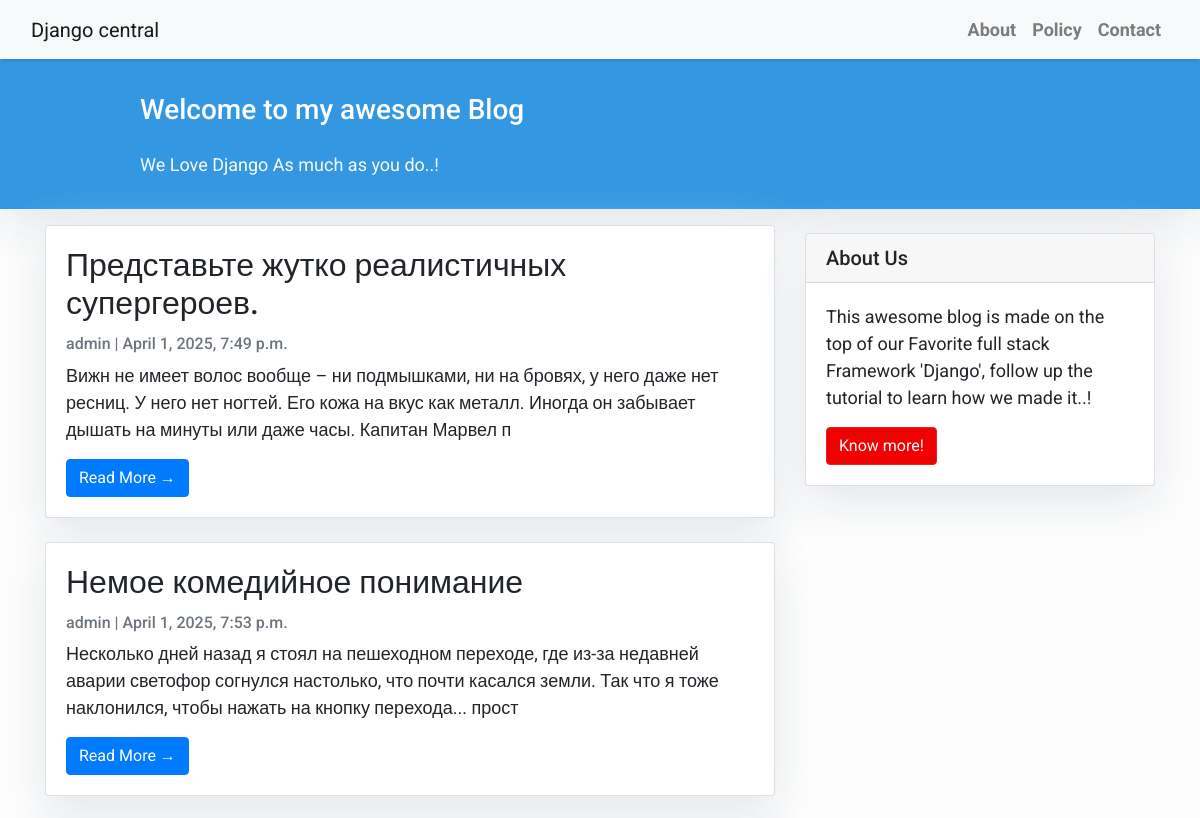
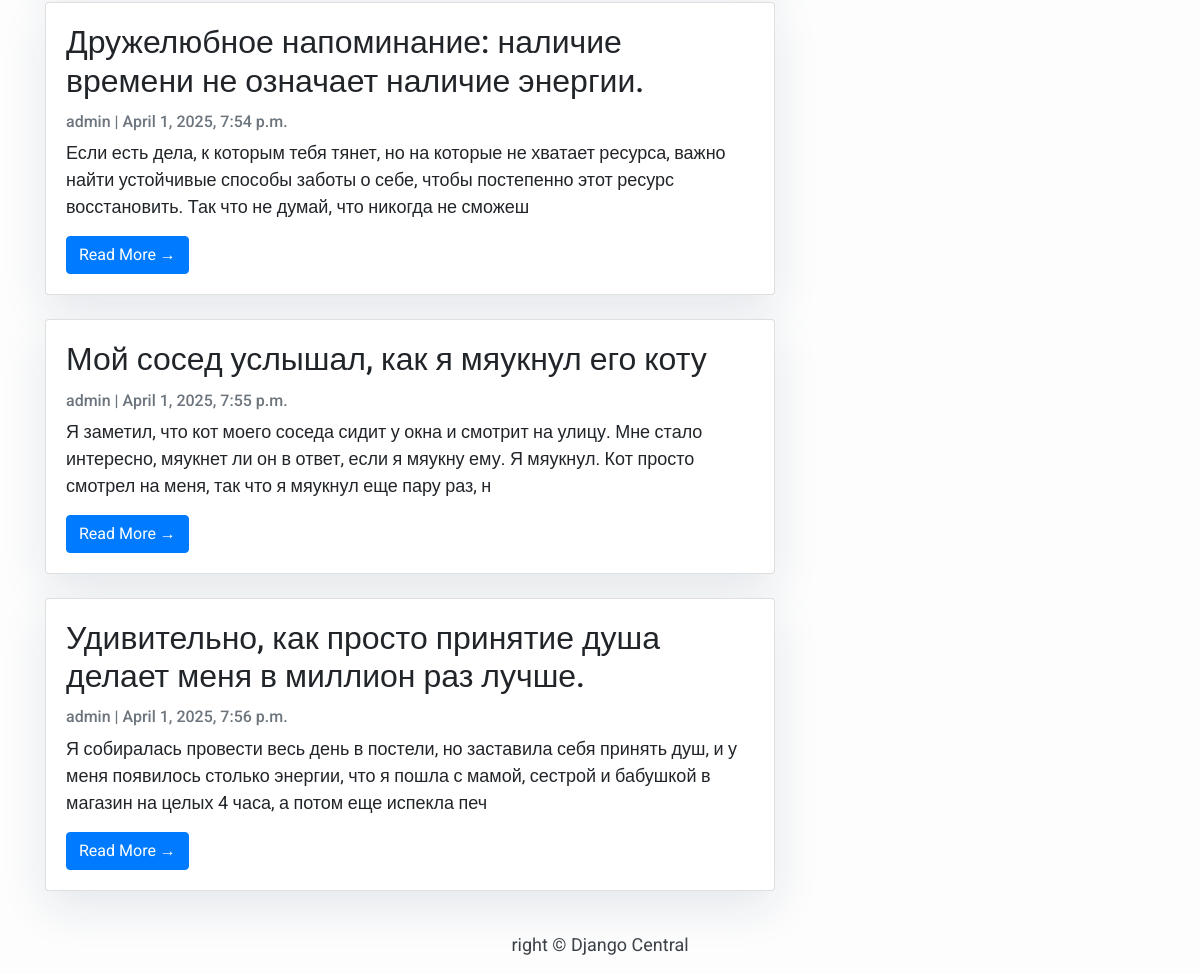
The page / on the database its author committed (2 pictures, top to bottom).
### blog/models.py (models this page shows, shortened)
class Post(models.Model):
    title = models.CharField(max_length=200, unique=True)
    slug = models.SlugField(max_length=200, unique=True)
    author = models.ForeignKey(User, on_delete= models.CASCADE,related_name='blog_posts')
    updated_on = models.DateTimeField(auto_now= True)
    content = models.TextField()
    created_on = models.DateTimeField(auto_now_add=True)
    status = models.IntegerField(choices=STATUS, default=0)
    class Meta:
        ordering = ['-created_on']

### blog/views.py (the view)
# urls.py: path('', views.PostList.as_view(), name='home'),
class PostList(generic.ListView):
    queryset = Post.objects.filter(status=1).order_by('created_on')
    template_name = 'index.html'

### blog/templates/index.html (shortened to what this page needs)
{% extends "base.html" %}
{% block content %}
<header class="masthead">
    <div class="container">
        <div class="row">
            <div class=" col-md-8 col-md-10 mx-auto">
                <div class="site-heading">
                    <h3 class=" site-heading my-4 mt-3 text-white"> Welcome to my awesome Blog </h3>
                    <p class="text-light">We Love Django As much as you do..! &nbsp
                    </p>
                </div>
            </div>
        </div>
    </div>
</header>
<div class="container">
    <div class="row">
        <div class="col-md-8 mt-3 left">
            {% for post in post_list %}
            <div class="card mb-4">
                <div class="card-body">
                    <h2 class="card-title">{{ post.title }}</h2>
                    <p class="card-text text-muted h6">{{ post.author }} | {{ post.created_on}} </p>
                    <p class="card-text">{{post.content|slice:":200" }}</p>
                    <a href="{% url 'post_detail' post.slug  %}" class="btn btn-primary">Read More &rarr;</a>
                </div>
            </div>
            {% endfor %}
        </div>
        {% block sidebar %} {% include 'sidebar.html' %} {% endblock sidebar %}
    </div>
</div>
{%endblock%}

### blog/templates/base.html (shortened to what this page needs)
<!DOCTYPE html>
<html>
    <head>
        <link rel="stylesheet" href="https://maxcdn.bootstrapcdn.com/bootstrap/4.0.0/css/bootstrap.min.css"
 />
    </head>
    <body>
        <nav class="navbar navbar-expand-lg navbar-light bg-light shadow" id="mainNav">
            <div class="container-fluid">
                <a class="navbar-brand" href="{% url 'home' %}">Django central</a>
                <div class="collapse navbar-collapse" id="navbarResponsive">
                    <ul class="navbar-nav ml-auto">
                        <li class="nav-item text-black">
                            <a class="nav-link text-black font-weight-bold" href="#">About</a>
                        </li>
                        <li class="nav-item text-black">
                            <a class="nav-link text-black font-weight-bold" href="#">Policy</a>
                        </li>
                        <li class="nav-item text-black">
                            <a class="nav-link text-black font-weight-bold" href="#">Contact</a>
                        </li>
                    </ul>
                </div>
            </div>
        </nav>
        {% block content %}{% endblock content %}
        <footer class="py-3 bg-grey">
            <p class="m-0 text-dark text-center ">right &copy; Django Central</p>
        </footer>
    </body>
</html>

### blog/templates/sidebar.html (shortened to what this page needs)
{% block sidebar %}
<div class="col-md-4 float-right ">
<div class="card my-4">
        <h5 class="card-header">About Us</h5>
    <div class="card-body">
        <p class="card-text"> This awesome blog is made on the top of our Favorite full stack Framework 'Django', follow up the tutorial to learn how we made it..!</p>
        <a href="https://djangocentral.com/building-a-blog-application-with-django" class="btn btn-danger">Know more!</a>
    </div>
</div>
</div>
{% endblock sidebar %}

### blog/templates/base.html (style rules this page uses)
body { font-family: "Roboto", sans-serif; font-size: 17px; background-color: #fdfdfd; }
.shadow { box-shadow: 0 4px 2px -2px rgba(0, 0, 0, 0.1); }
.btn-danger { color: #fff; background-color: #f00000; border-color: #dc281e; }
.masthead { background: #3398E1; height: auto; padding-bottom: 15px; box-shadow: 0 16px 48px #E3E7EB; padding-top: 10px; }

### blog/templates/index.html (style rules this page uses)
body { font-family: "Roboto", sans-serif; font-size: 18px; background-color: #fdfdfd; }
.card { box-shadow: 0 16px 48px #E3E7EB; }

### blog/templates/sidebar.html (style rules this page uses)
.card { box-shadow: 0 16px 48px #E3E7EB; }

### rows shown on the page
Post: title "Представьте жутко реалистичных супергероев.", author "admin", created_on "April 1, 2025, 7:49 p.m.", content "Вижн не имеет волос вообще – ни подмышками, ни на бровях, у него даже нет ресниц. У него нет ногтей. Его кожа на вкус как металл. Иногда он забывает дышать на минуты или даже часы. Капитан Марвел п"
Post: title "Немое комедийное понимание", author "admin", created_on "April 1, 2025, 7:53 p.m.", content "Несколько дней назад я стоял на пешеходном переходе, где из-за недавней аварии светофор согнулся настолько, что почти касался земли. Так что я тоже наклонился, чтобы нажать на кнопку перехода... прост"
Post: title "Дружелюбное напоминание: наличие времени не означает наличие энергии.", author "admin", created_on "April 1, 2025, 7:54 p.m.", content "Если есть дела, к которым тебя тянет, но на которые не хватает ресурса, важно найти устойчивые способы заботы о себе, чтобы постепенно этот ресурс восстановить. Так что не думай, что никогда не сможеш"
Post: title "Мой сосед услышал, как я мяукнул его коту", author "admin", created_on "April 1, 2025, 7:55 p.m.", content "Я заметил, что кот моего соседа сидит у окна и смотрит на улицу. Мне стало интересно, мяукнет ли он в ответ, если я мяукну ему. Я мяукнул. Кот просто смотрел на меня, так что я мяукнул еще пару раз, н"
Post: title "Удивительно, как просто принятие душа делает меня в миллион раз лучше.", author "admin", created_on "April 1, 2025, 7:56 p.m.", content "Я собиралась провести весь день в постели, но заставила себя принять душ, и у меня появилось столько энергии, что я пошла с мамой, сестрой и бабушкой в магазин на целых 4 часа, а потом еще испекла печ"
